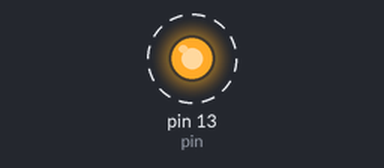
Simulated run of this sketch. Board: Arduino Uno, built with avr-gcc and run on an emulated ATmega328P. Parts: output pins drawn as LEDs (lit = HIGH). Dashed ring = blinking.

Above: at 0.5 s.
Timing chart, 0 to 3.5 s (numbered marks = the images above):
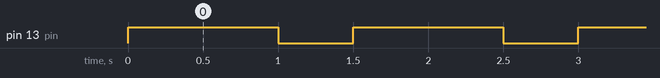

Measured:
- by itself, pin 13 (pin): alternates HIGH for 1.0 s and LOW for 0.50 s

The sketch:

blink.ino
```cpp
int pin=13;
void setup() {
  pinMode(pin,OUTPUT);

}

void loop() {
  digitalWrite(pin,HIGH);
  delay(1000);
  digitalWrite(pin,LOW);
  delay(500);

}
```
